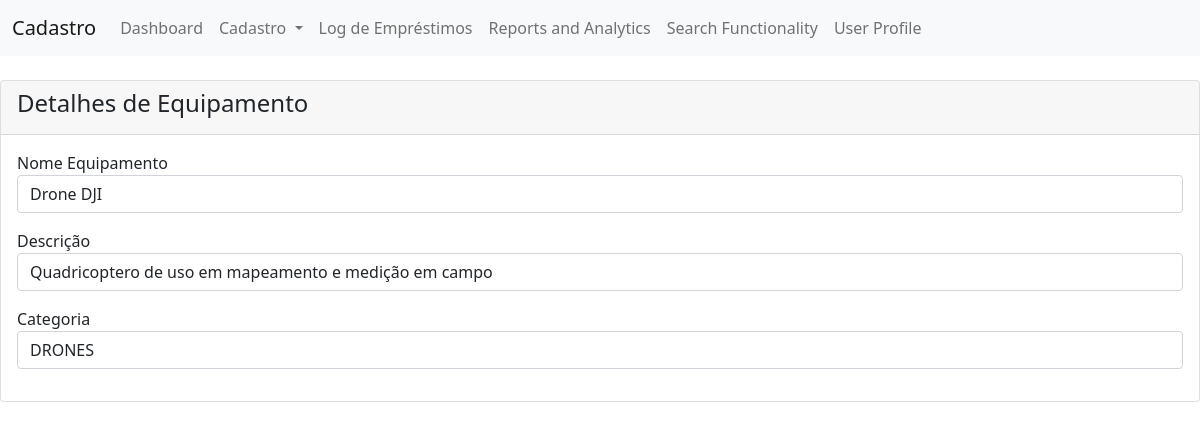
The page /dashboard/operations/equipment/view_equip.php?id=1 (signed in) on the database its author committed.
### tables this page shows
CREATE TABLE `equipment` (
  `id` int(11) NOT NULL,
  `name` varchar(100) NOT NULL,
  `description` varchar(255) DEFAULT NULL,
  `category` varchar(100) DEFAULT NULL,
  `status` varchar(255) DEFAULT NULL
);

### dashboard/operations/equipment/view_equip.php (the view, shortened to what this page needs)
<!DOCTYPE html>
<html lang="en">
<head>
    <link href="https://cdn.jsdelivr.net/npm/bootstrap@5.1.3/dist/css/bootstrap.min.css" rel="stylesheet">
</head>
<body>
<nav class="navbar navbar-expand-lg navbar-light bg-light">
    <div class="container-fluid">
        <a class="navbar-brand" href="#">Cadastro</a>
        <div class="collapse navbar-collapse" id="navbarNavAltMarkup">
        <div class="navbar-nav">
            <a class="nav-link" href="dashboard.php">Dashboard</a>
            <div class="nav-item dropdown">
                <a class="nav-link dropdown-toggle" href="#" id="cadastroDropdown" role="button" data-bs-toggle="dropdown" aria-expanded="false">
                    Cadastro
                </a>
            </div>
            <a class="nav-link" href="transactionlog.php">Log de Empréstimos</a>
            <a class="nav-link" href="reports.php">Reports and Analytics</a>
            <a class="nav-link" href="search.php">Search Functionality</a>
            <a class="nav-link" href="profile.php">User Profile</a>
        </div>
        </div>
    </div>
    </nav>
    <div class="row">
            <div class="col-md-12">
                <div class="card mt-4">
                    <div class="card-header">
                        <h4>Detalhes de Equipamento</h4>
                    </div>
                    <?php
                    if(isset($_GET['id'])){
                        include_once '../../../db/database.php';
                        $sql_query = "SELECT * FROM equipment WHERE id = " . $_GET['id'];
                        $result_set = mysqli_query($conn, $sql_query);
                        $fetched_row = mysqli_fetch_array($result_set);
                    }
                    ?>
                    <div class="card-body">
                    <form>
                        <div class="form-group mb-3">
                            <label for="">Nome Equipamento</label>
                            <p class="form-control">
                                <?=$fetched_row['name'];?>
                            </p>
                        </div>
                        <div class="form-group mb-3">
                            <label for="">Descrição</label>
                            <p class="form-control">
                                <?=$fetched_row['description'];?>
                            </p>
                        </div>
                        <div class="form-group mb-3">
                            <label for="">Categoria</label>
                            <p class="form-control">
                                <?=$fetched_row['category'];?>
                            </p>
                        </div>
                    </form>
                    </div>
                </div>
            </div>
        </div>
</body>
</html>

### rows shown on the page
equipment: name "Drone DJI", description "Quadricoptero de uso em mapeamento e medição em campo", category "DRONES"
